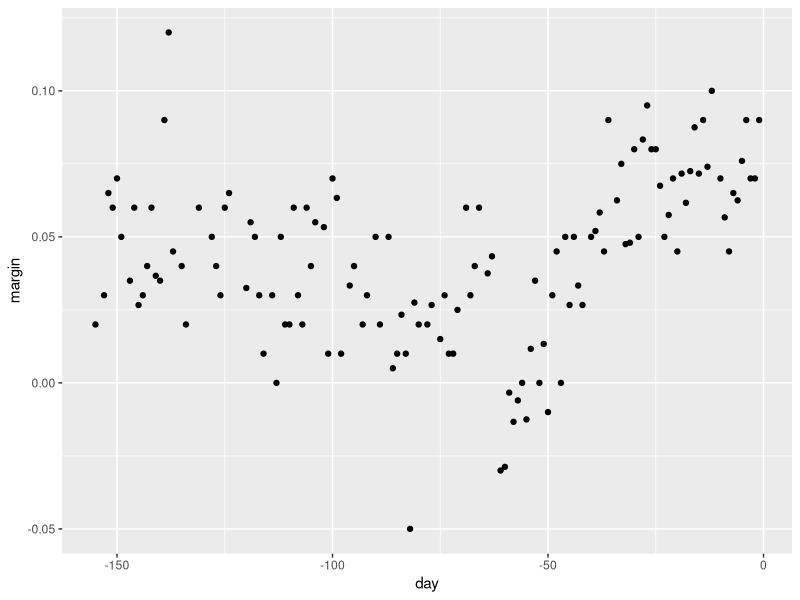
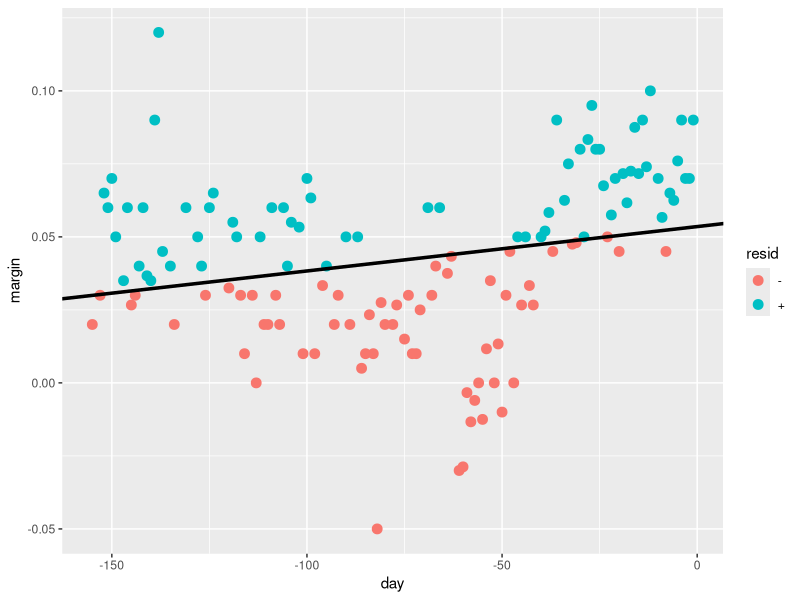
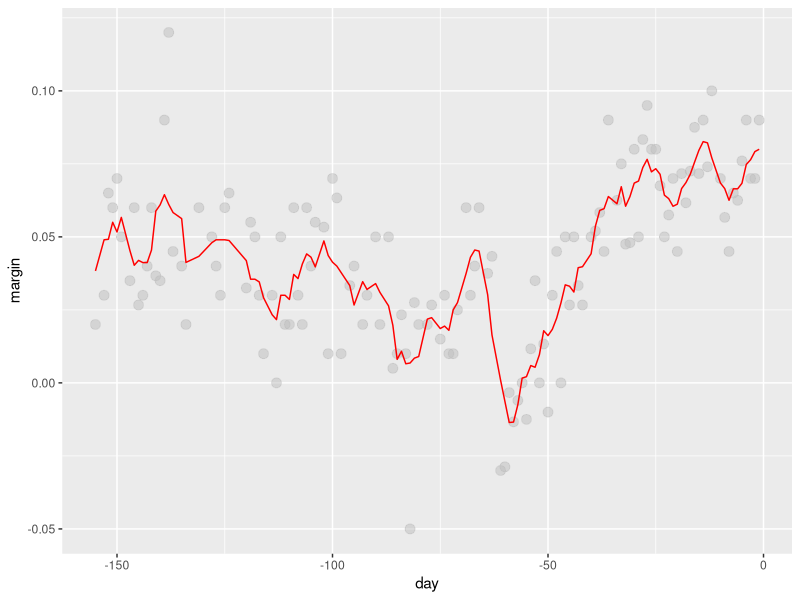
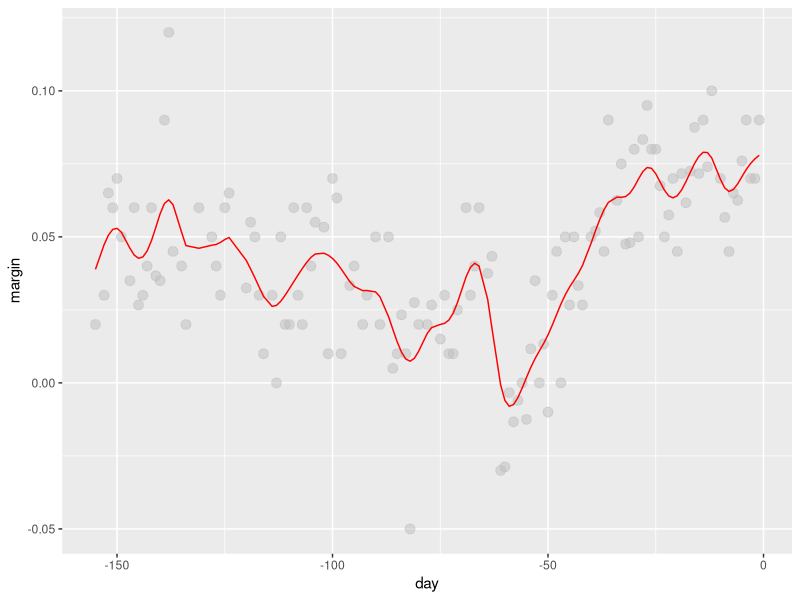
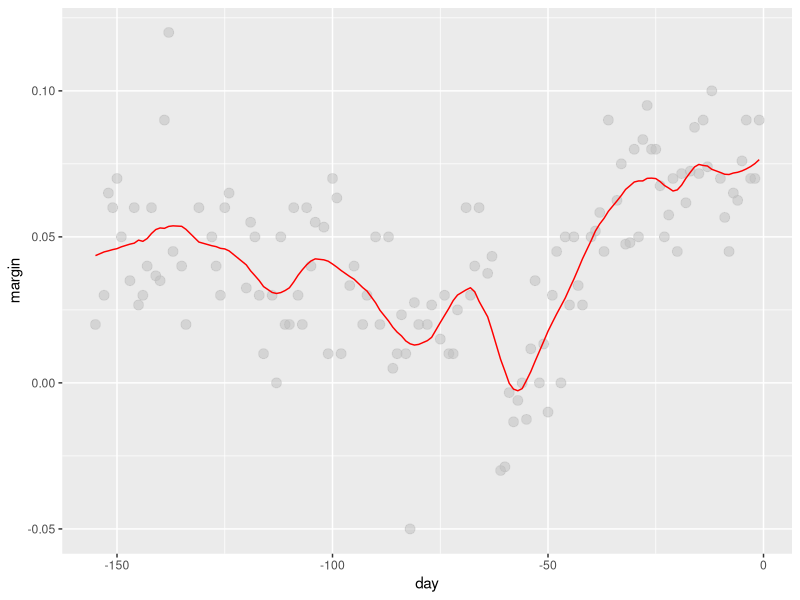
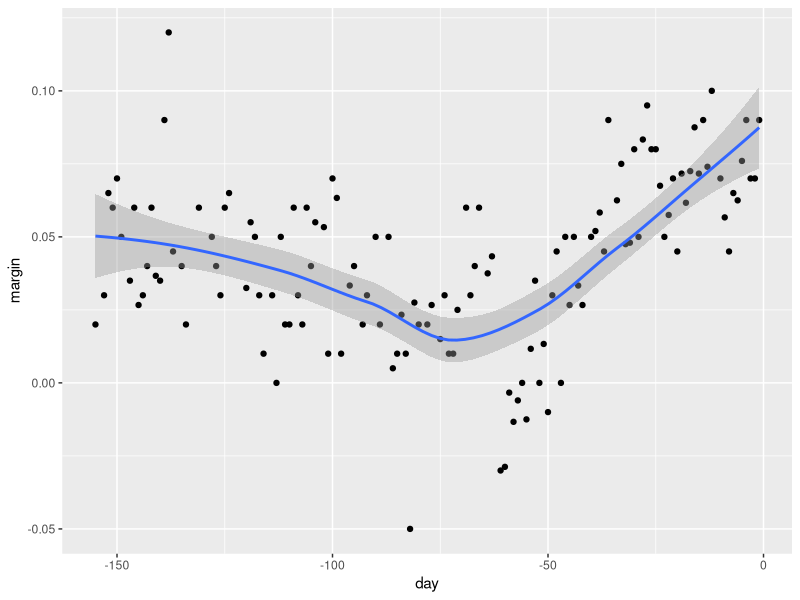
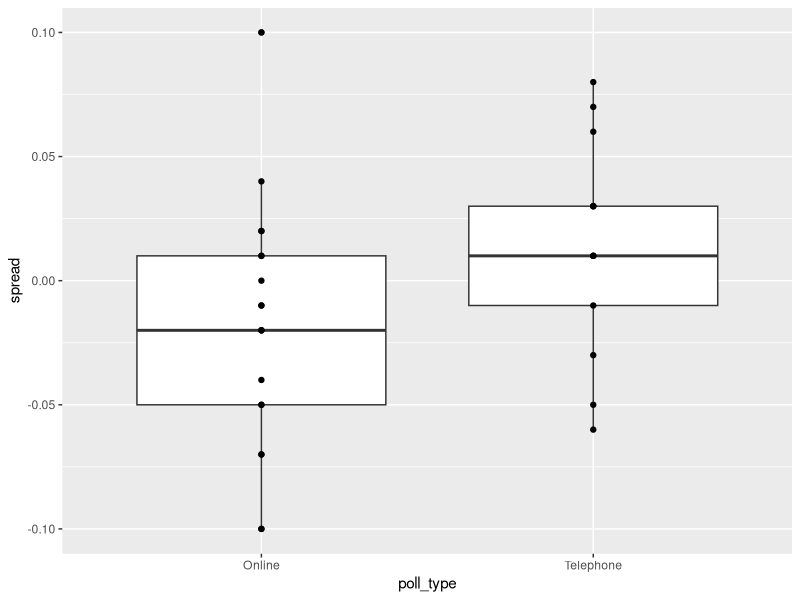
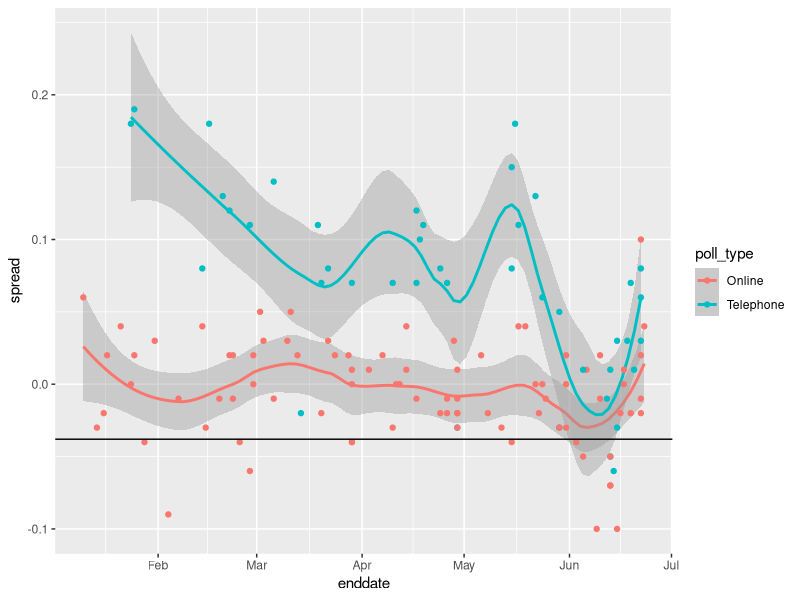

Generate these figures, in order, with R:
#### Load libraries and data ####
library(tidyverse)
library(dslabs)
library(ggplot2)
library(dplyr)
data(polls_2008)
data(brexit_polls)
data(polls_us_election_2016)

#### 2008 US Presidential Election ####

# Let's estimate the time trend in Barrack Obama's polling 
# margin over John McCain through 2008. The graphic below is
# a simple scatterplot:
qplot(day, margin, data = polls_2008)

# Don't think of it as a forecasting problem; just focus on the
# trend. Assume that for any given day x, there's a true pre-
# ference abong the electorate f(x), but each polling point is
# obscured by error epsilon.

# The observed poll margin Y_i follows:
# Y_i = f(x_i) + epsilon_i

# To estimate the expected value of Y given x_i, let's start
# with linear regression:
p08_fit <- lm(margin ~ day, polls_2008)
p08_pre <- predict(p08_fit, polls_2008)
polls_2008 %>%
  mutate(resid = ifelse(margin > p08_pre, "+", "-")) %>%
  ggplot(aes(day, margin, color = resid)) +
  geom_point(size = 3) +
  geom_abline(intercept = p08_fit$coefficients[1], 
              slope = p08_fit$coefficients[2],
              size = 1.2)

# Not good! McCain's support genuinely peaked during the RNC,
# but the regression line dismisses it as noise. The points 
# above and below the line are not evenly distributed. We 
# need a more flexible approach.

# Bin smoothing involves grouping data points into strata that
# have constant values of f(x), allowing us to detect curved 
# trends in noisy data. We assume that f(x) changes slowly, 
# being constant within a small time frime.

# Start by assuming that public opinion is constant within a
# week at any given date. Estimating f(x) at each x, we re-
# compute the average over a week for each date.

# Fixing a certain date x_0 to be the center of a week, f(x) is
# assumed constant for any day x ST |x - x_0| <= 3.5. For the
# given week, let f(x) = mu. If |x_i - x_0| <= 3.5, then 
# E[Y_i|X_i = x_i] ~= mu. We call the size of the interval 
# satisfying that condition the window size, bandwith, or span.

# A good estimate of f(x) should be the average Y_i value of the 
# window. Defining A_0 to be the set of indeces i ST |x_i - x_0| <= 3.5, 
# N_0 as the number of indeces in A_0, our estimate follows:
# f_hat(x_0) = (1/N_0)SIG[i=[A_0]]Y_i

# Each point receives a weight. For bin smoothers, the weight
# w_0  falls between 0 (out of window) and 1/N_0 (in-window).
# N_0 is the number of points in a week for our case.

# ksmooth(kernel = "box) uses a bin smoother that resembles a
# step function. The kernel is a function that computes the
# weight. The formula follows:
# f_hat(x_0) = SIG[i=1,N]w_0(x_i)Y_i

# Below, we apply the bin smoother and plot the moving average:

span <- 7
fit <- with(polls_2008, ksmooth(day, margin, x.points = day,
                                kernel = "box", bandwidth = span))
polls_2008 %>%
  mutate(smooth = fit$y) %>%
  ggplot(aes(day, margin)) +
  geom_point(size = 3, alpha = 0.5, color = "grey") +
  geom_line(aes(day, smooth), color = "red")


# We can make the line less jagged by giving central span points
# more weight than fringe points. # ksmooth() lets us find smoother 
# estimates by using the Gaussian (normal) density to assign weight:
fit <- with(polls_2008, ksmooth(day, margin, x.points = day,
                                kernel = "normal", bandwidth = span))
polls_2008 %>%
  mutate(smooth = fit$y) %>%
  ggplot(aes(day, margin)) +
  geom_point(size = 3, alpha = 0.5, color = "grey") +
  geom_line(aes(day, smooth), color = "red")

# Much better. We can improve via local weighted (loess) regression,
# which derives from Taylor's theorem -- holding that every smooth
# function locally resembles a line at any given point -- and lets us 
# use larger windows. We can assume f(x) to be locally linear rather
# than constant within a given window. 

# Let's try a three-week window:
# E[Y_i|X_i=x_i] = beta_0 + beta_1(x_i - x_0)
# for |x_i - X_0| <= 10.5

# Loess gets us a smoother fit. It varies the bin size while
# using a constant number of points for a local fit. Instead
# of using least squares, it minimizes this figure:
# SIG[i=1, N]w_0(x_i)[Y_i - {beta_0 + beta_1(x_i - x_0)}]^2

# Instead of using Gaussian kernel, loess uses the Tukey tri-
# weight function:
# W(u) = (1 - |u|^3)^3 if |u| <= 1
# W(u) = 0 if |u| > 1
# w_0(x_i) = W((x_i - x_0)/h)

# Taylor's theorem also implies that functions look parabolic
# at a less local level than linear. Expanding our windows,
# we can fit parabola rather than lines.

# Our parabolic local model follows:
# E[Y_i|x_i] = beta_0 + beta_1(x_i - x_0) + 
#                beta_2*(x_i - x_0)^2
# if |x_i - x_0| <= h

total_days <- diff(range(polls_2008$day))
span <- 21/total_days
fit <- loess(margin ~ day, degree = 1, span = span, data = polls_2008)
polls_2008 %>%
  mutate(smooth = fit$fitted) %>%
  ggplot(aes(day, margin)) +
  geom_point(size = 3, alpha = 0.5, color = "grey") +
  geom_line(aes(day, smooth), color = "red")

# By default, geom_smooth() uses method='loess' with a polynomial
# degree of 1, letting N be the number of points and span be 0.5, 
# using half N points closest to a given x for the fit:
polls_2008 %>%
  ggplot(aes(day, margin)) +
  geom_point() +
  geom_smooth()

#### Brexit ####
# Final parameters:
p <- 0.481        # Proportion who voted Remain.
d <- (2*p) - 1    # Spread, or margin of Remain over Leave votes.

# Expected values and standard errors of polls:
N <- 1500         # Sample size.
p*N               # Expected total number of Remain voters.
N*sqrt(p*(1-p)/N) # Standard error for value above.
p                 # Expected proportion voting Remain.
sqrt(p*(1-p)/N)   # Standard error for value above.
(1-p)*N           # Expected total number of Leave voters.
N*sqrt((1-p)*p/N) # Standard error for value above.
d                 # Expected value of proportion spread.
2*sqrt(p*(1-p)/N) # Standard error of spread.


# Actual Brexit poll estimates:
head(brexit_polls)
mean(brexit_polls$leave)  # Average proportion voting Leave.
mean(brexit_polls$remain) # Average proportion voting Remain.
mean(brexit_polls$undecided)
mean(brexit_polls$spread) # Average observed spread.
sd(brexit_polls$spread)   # Standard dev. of spreads.

# Let's analyze one of the last polls:
brexit_polls <- brexit_polls %>%
  mutate(x_hat = (spread + 1)/2)
x_hat <- brexit_polls$x_hat[1]    # 52% vote Remain.
N <- brexit_polls$samplesize[1]   # 4772 respondents.
se_hat <- sqrt(x_hat*(1-x_hat)/N) # Estimated standard error.
x_hat - qnorm(.975)*se_hat        # Low 95% confidence interval.
x_hat + qnorm(.975)*se_hat        # High 95% confidence interval.
!between(0.5, x_hat - qnorm(.975)*se_hat, x_hat + qnorm(.975)*se_hat)   # Does not predict toss-up.
between(0.481, x_hat - qnorm(.975)*se_hat, x_hat + qnorm(.975)*se_hat)  # Remain not predicted to win.

# Let's analyze the June polls:
june_polls <- brexit_polls %>%
  filter(enddate >= "2016-06-01") %>%
  mutate(se_x_hat = sqrt(x_hat*(1-x_hat)/samplesize),
         se_spread = 2*se_x_hat,
         lower = spread - (qnorm(0.975)*se_spread),
         upper = spread + (qnorm(0.975)*se_spread),
         hit = d > lower & d < upper,
         tossup = lower < 0 & upper > 0,
         r_win = lower > 0)

head(june_polls)
str(june_polls)                  # 32 polls in June.
mean(june_polls$hit == TRUE)     # 56.2% allow for real results to occur within 95% CI.
mean(june_polls$tossup == TRUE)  # 62.5% allow a toss-up within a 95% confidence interval. 
mean(june_polls$r_win == TRUE)   # 12.5% were certain that Remain would win.

# Rank the most accurate pollsters:
june_polls %>%
  group_by(pollster) %>%
  summarize(p_hits = mean(hit), N = n()) %>%
  arrange(desc(p_hits))

# The results are consistent with a large general bias that 
# affects all pollsters. Lack of bias does NOT mean that 
# pollsters would cover the correct value 50% of the time.


# Boxplot of Brexit polls by poll type:
june_polls %>%
  ggplot(aes(poll_type, spread)) +
  geom_boxplot() + geom_point()

# Telephone polls tend to show support for Remain.
# Online polls tend to show support for Leave.
# Online polls also have a larger interquartile range,
# indicating more variability.
# Poll type introduces a bias that affects poll results.

# Combined spread across poll type:
combined_by_type <- june_polls %>%
  group_by(poll_type) %>%
  summarize(N = sum(samplesize),
            spread = sum(spread*samplesize)/N,
            p_hat = (spread + 1)/2,
            se_spread = 2*sqrt(p_hat*(1-p_hat)/N),
            spread_lower = spread - qnorm(.975)*se_spread,
            spread_upper = spread + qnorm(.975)*se_spread)
combined_by_type %>%
  filter(poll_type == "Online") %>%
  pull(spread_lower)
combined_by_type %>%
  filter(poll_type == "Online") %>%
  pull(spread_upper)

## Neither CI covers the true d = -0.038.
## The CIs overlap.
## The CI for telephone polls includes more positive values than does that for online polls.
## The telephone CI is larger than the online CI.
## Neither CI makes a prediction; they both include 0.

# Chi-squared p-values:
brexit_hit <- brexit_polls %>%
  mutate(p_hat = (spread + 1)/2,
         se_spread = 2*sqrt(p_hat*(1-p_hat)/samplesize),
         se_lower = spread - qnorm(0.975)*se_spread,
         se_upper = spread + qnorm(0.975)*se_spread,
         hit = se_lower < d & se_upper > d) %>%
  select(poll_type, hit)

# Online polls are more likely to correctly predict the
# spread, which, at a p-cutoff of 0.05, is statistically
# significant:

brexit_chisq <- table(brexit_hit$poll_type, brexit_hit$hit)
chisq.test(brexit_chisq)$p.value
hit_rate <- brexit_hit %>%
  group_by(poll_type) %>%
  summarize(avg = mean(hit))
hit_rate$avg[hit_rate$poll_type == "Online"] > hit_rate$avg[hit_rate$poll_type == "Telephone"]
chisq.test(brexit_chisq)$p.value < 0.05

# Let's compute the odds ratios of online and telephone polls:
brexit_chisq <- table(brexit_hit$poll_type, brexit_hit$hit)
chisq_df <- as.data.frame(brexit_chisq)
online_true <- chisq_df$Freq[chisq_df$Var1 == "Online" & chisq_df$Var2 == "TRUE"]
online_false <- chisq_df$Freq[chisq_df$Var1 == "Online" & chisq_df$Var2 == "FALSE"]
online_odds <- online_true/online_false
online_odds
phone_true <- chisq_df$Freq[chisq_df$Var1 == "Telephone" & chisq_df$Var2 == "TRUE"]
phone_false <- chisq_df$Freq[chisq_df$Var1 == "Telephone" & chisq_df$Var2 == "FALSE"]
phone_odds <- phone_true/phone_false
phone_odds
online_odds/phone_odds

# Let's plot the spread over time by poll platform:
brexit_polls %>%
  ggplot(aes(enddate, spread, color = poll_type)) +
  geom_smooth(method = "loess", span = 0.4) +
  geom_point() +
  geom_hline(aes(yintercept = -.038))


# Let's plot raw percentages over time:
brexit_long <- brexit_polls %>%
  gather(vote, proportion, "remain":"undecided") %>%
  mutate(vote = factor(vote))

brexit_long %>% 
  ggplot(aes(enddate, proportion, color = vote)) +
  geom_smooth(method = "loess", span = 0.3) +
  geom_point(aes(color = vote))

## The percentage of undecided voters declines over time but still hangs around 10% through June.
## CIs for Leave and Remain overlap most of the time. Most of the time, both CIs are below 50%.
## Leave beats remain in first half of June, but CIs still overlap.
## Remain trends upward toward the end of June.

#### 2016 US Presidential Election ####
# Create a table that filters by  state and date, reporting
# Clinton's spread over Trump:
polls <- polls_us_election_2016 %>% 
  filter(state != "U.S." & enddate >= "2016-10-31") %>% 
  mutate(spread = rawpoll_clinton/100 - rawpoll_trump/100)

# Generate confidence intervals for polls:
cis <- polls %>%
  mutate(X_hat = (spread+1)/2, 
         se = 2*sqrt(X_hat*(1-X_hat)/samplesize),
         lower = spread - (se*qnorm(0.975)),
         upper = spread + (se*qnorm(0.975))) %>%
  select(state, startdate, enddate, pollster, grade, spread, lower, upper)

# Add the actual results to the `cis` data set:
add <- results_us_election_2016 %>% 
  mutate(actual_spread = clinton/100 - trump/100) %>% 
  select(state, actual_spread)
ci_data <- cis %>% 
  mutate(state = as.character(state)) %>%
  left_join(add, by = "state")

# Summarize the proportion of confidence intervals containing the actual value:
p_hits <- ci_data %>%
  mutate(hit = (actual_spread >= lower & actual_spread <= upper)) %>%
  summarize(mean(hit == TRUE))
p_hits

# Summarize the proportion of hits for each pollster that has at least 5 polls:
p_hits <- ci_data %>%
  mutate(hit = (actual_spread >= lower & actual_spread <= upper)) %>%
  group_by(pollster) %>%
  filter(n() >= 5) %>%
  summarize(proportion_hits = mean(hit == TRUE), n = n(), grade = grade[1]) %>%
  arrange(desc(proportion_hits))
p_hits

# Summarize the proportion of hits for each state that has more than 5 polls:
p_hits <- ci_data %>%
  mutate(hit = (actual_spread >= lower & actual_spread <= upper)) %>%
  group_by(state) %>%
  filter(n() >= 5) %>%
  summarize(proportion_hits = mean(hit == TRUE), n = n()) %>%
  arrange(desc(proportion_hits))

# Make a barplot of the proportion of hits for each state:
p_hits %>% ggplot(aes(state, proportion_hits)) +
  geom_bar(stat = "identity") +
  coord_flip()

# Calculates the difference between the predicted and actual 
# spread, indicating if the correct winner was predicted:
errors <- ci_data %>%
  mutate(error = spread - actual_spread,
         hit = ifelse(sign(spread)==sign(actual_spread), TRUE, FALSE))

# Examine the last 6 rows:
tail(errors)

# Summarize the proportion of hits for each state that has 5 or more polls:
p_hits <- errors %>%
  group_by(state) %>%
  filter(n() >= 5) %>%
  summarize(proportion_hits = mean(hit == TRUE), n = n())

# Make a barplot of the proportion of hits for each state:
p_hits %>% ggplot(aes(state, proportion_hits)) +
  geom_bar(stat = "identity") +
  coord_flip()

# Generate a histogram of the errors:
hist(errors$error)

# Calculate the median of the errors:
median(errors$error)

# Create a boxplot showing the errors by state for polls with grades B+ or higher
errors %>% filter(grade %in% c("A+", "A", "A-", "B+")) %>%
  mutate(state = reorder(state, error)) %>%
  ggplot(aes(state, error)) +
  geom_boxplot() +
  geom_point()

# Create a boxplot showing the errors by state for states with at least 5 polls with grades B+ or higher:
errors %>%
  filter(grade %in% c("A+", "A", "A-", "B+")) %>%
  group_by(state) %>%
  filter(n() >= 5) %>%
  ungroup() %>%
  mutate(state = reorder(state, error)) %>%
  ggplot(aes(state, error)) +
  geom_boxplot() +
  geom_point()
